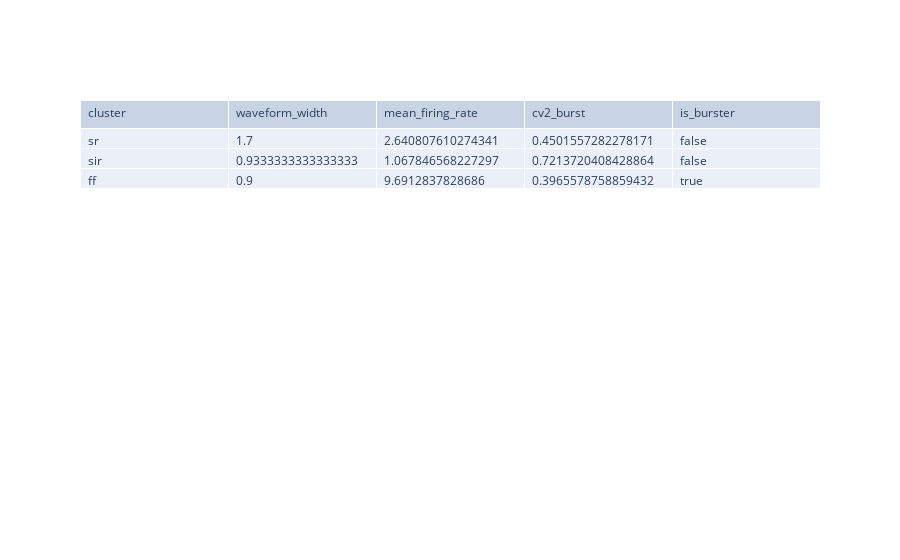

Notebook code cell kept with this figure:
### Code cell
mapper = {0: "sr", 1: "sir", 2: "ff"}

results["burst_3"] = waveform_burst_cluster_proto(neurons, n_clusters=3, gamma=1, mapper=mapper).clusters

### Figure 1 — Plotly figure (JSON) as saved in the notebook; plotly's stock layout.template omitted (floating-point values rounded to 4 significant figures)
{"data": [{"cells": {"align": "left", "values": [["sr", "sir", "ff"], [1.7, 0.9333, 0.9], [2.641, 1.068, 9.691], [0.4502, 0.7214, 0.3966], [false, false, true]]}, "header": {"align": "left", "values": ["cluster", "waveform_width", "mean_firing_rate", "cv2_burst", "is_burster"]}, "type": "table"}], "layout": {}}
